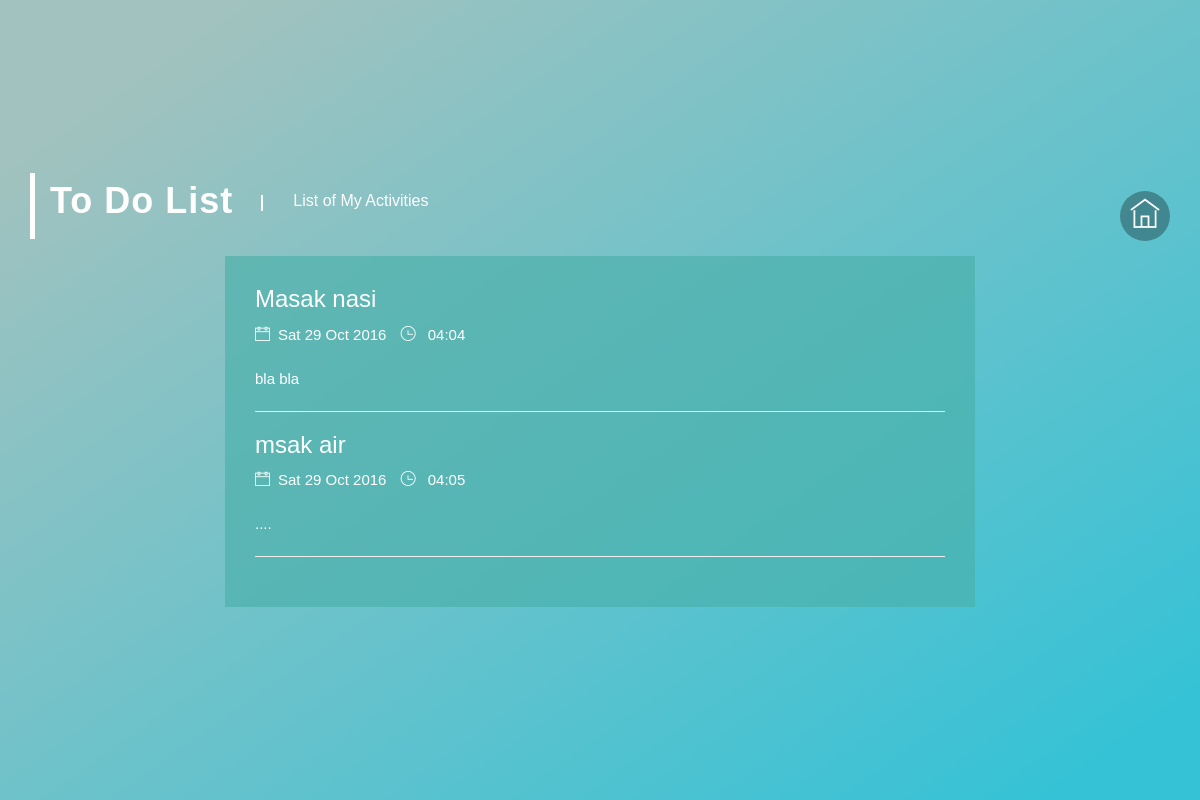
The page /todo/ on the database as committed earlier.
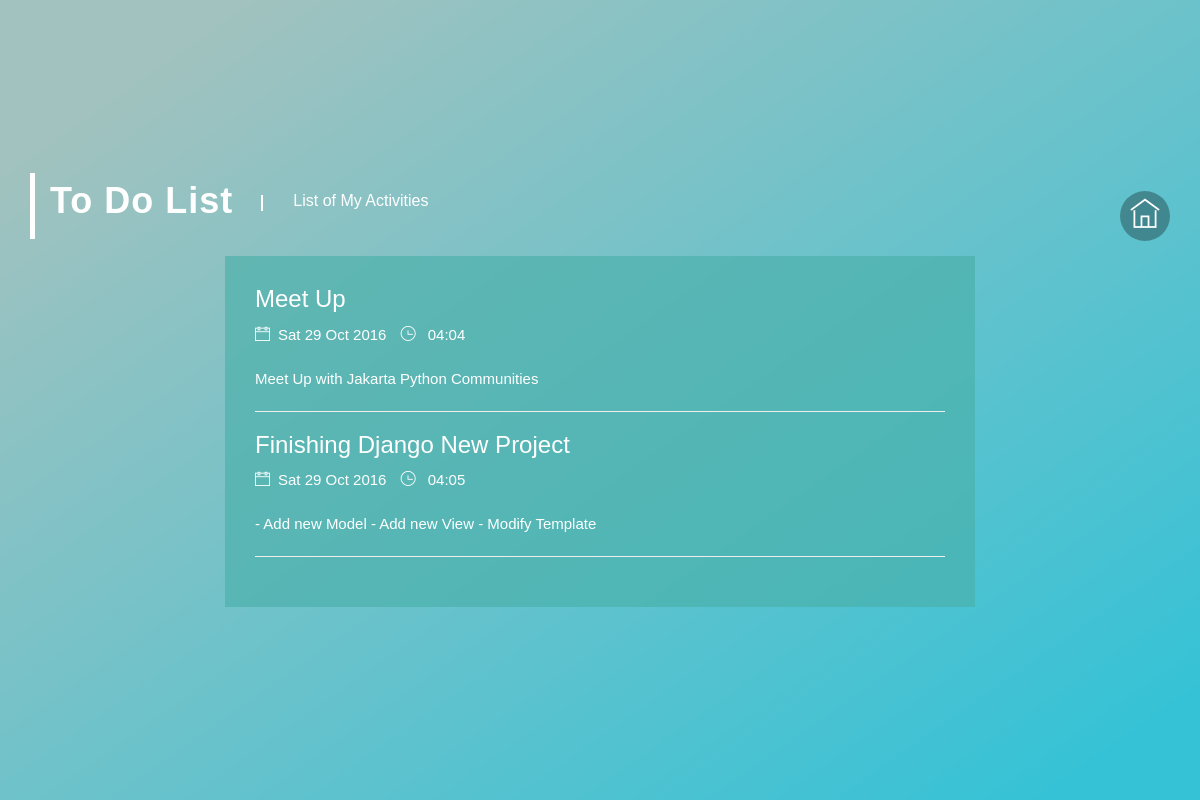
The same page on the database as committed later.
### todo/models.py (models this page shows, shortened)
class Todo(models.Model):
    name = models.CharField(max_length=100, unique=True)
    description = models.TextField()
    created_date = models.DateTimeField(default=timezone.now)

### todo/views.py (the view)
def todo_views(request):
    todo = Todo.objects.all()
    return render(request, 'todo/home.html', {'todo':todo})

### templates/todo/home.html
{% extends 'todo/base.html' %}
{% block content %}
	<div class="col-xs-12">
		<div class="section-title">
			<h1>To Do List</h1>
			<p>List of My Activities</p>
			<a href="/" class="title-link"><i class="ti-home"></i></a>
		</div>
	</div>
	<div class="blog-wrapper col-lg-8 col-lg-offset-2 col-md-10 col-md-offset-1 col-xs-12">
		<div class="single-blog">
			<div class="single-blog-content">
				{% for do in todo %}
				<h3>{{ do.name }}</h3>
				<span class="do"><i class="to-do ti-calendar"></i>{{ do.created_date|date:"D d M Y" }}</span>
				<span class="do"><i class="to-do ti-time"></i> {{ do.created_date |time:"H:i"}}</span>
				<p class="do">{{ do.description }}</p>
				<hr />
		{% endfor %}
			</div>
		</div>
	</div>
{% endblock content %}

### templates/todo/base.html (shortened to what this page needs)
<!doctype html>
{% load staticfiles %}
<html class="no-js" lang="en-US">
<head>
	<link rel="stylesheet" href="{% static 'css/bootstrap.min.css'%}">
	<link rel="stylesheet" href="{% static 'css/font-awesome.min.css'%}">
	<link rel="stylesheet" href="{% static 'css/themify-icons.css'%}">
	<link rel="stylesheet" href="{% static 'css/magnific-popup.css'%}">
	<link rel="stylesheet" href="{% static 'css/owl.carousel.css'%}">
	<link rel="stylesheet" href="{% static 'css/kenburnsy.min.css'%}">
	<link rel="stylesheet" href="{% static 'css/perfect-scrollbar.min.css'%}">
	<link rel="stylesheet" href="{% static 'css/animate.min.css'%}">
	<link rel="stylesheet" href="{% static 'css/style.css'%}">
	<link rel="stylesheet" href="{% static 'css/responsive.css'%}">
	<link href="{% static 'css/side.css'%}" rel="stylesheet">
</head>
<body class="yay-hide">
<div class="main-container fix"><div class="overlay blog-overlay"></div></div>
<div id="{% block div_id %}{% endblock %}" class="blog-page page">
	<div class="table">
		<div class="table-cell">
			<div class="content-wrap">
				<div class="container container-fluid">
					<div class="page-wrapper row">
							{% block content %}
							{% endblock %}
						</div>
					</div>
				</div>
			</div>
		</div>
		</div>
</body>
</html>

### static/css/style.css (style rules this page uses)
* { margin:0;padding:0; }
html, body { color: #fff; font-size: 15px; font-weight: 400; font-family: 'Open-sans', sans-serif; height: 100%; line-height: 24px; -webkit-font-smoothing: antialiased; width: 100%; }
h1, h2, h3, h4, h5, h6 { margin: 0 0 10px; }
*::before, *::after, i, span, a, button, button.button, img, input, .owl-nav > div { -webkit-transition: all 0.3s ease 0s; -moz-transition: all 0.3s ease 0s; transition: all 0.3s ease 0s; }
a { color: #fff; }
a, a:hover { text-decoration: none; }
.fix { overflow:hidden; }
.main-container { background: linear-gradient(325deg,#1cbaeb 7%,#FFBABA 90%) ; -webkit-background-size: cover ; background-size: cover ; height: 100%; }
.overlay { height: 100%; opacity: 0.85; width: 100%; -webkit-transition: background 1s ease 0s; -moz-transition: background 1s ease 0s; transition: background 1s ease 0s; }
.blog-overlay { background: rgba(78, 202, 196, 0.62); }
.section, .page { bottom: 0; height: 100%; left: 0; opacity: 0; overflow: auto; position: fixed; right: 0; top: 0; -webkit-transition: all 1s ease 0s; -moz-transition: all 1s ease 0s; transition: all 1s ease 0s; z-index: 99; }
.section.active, .page { opacity: 1; z-index: 999; }
.table, .table-cell { display: table; height: 100%; margin: 0; width: 100%; }
.table-cell { display: table-cell; vertical-align: middle; }
.section-wrapper, .page-wrapper { padding-bottom: 100px; padding-top: 100px; }
.section-title { border-left: 5px solid #fff; display: block; float: left; margin-bottom: 17px; padding: 10px 15px; position: relative; width: 100%; }
.section-title h1 { float: left; font-size: 36px; font-weight: 800; letter-spacing: 1px; line-height: 36px; margin-bottom: 0; margin-right: 30px; padding-right: 30px; position: relative; }
.section-title h1::before { background: #fff none repeat scroll 0 0; content: ""; height: 16px; position: absolute; right: 0; top: 12px; width: 2px; }
.section-title p { float: left; font-size: 16px; font-weight: 500; line-height: 36px; }
.title-link { background-color: rgba(0, 0, 0, 0.3); font-size: 30px; font-weight: 600; line-height: 50px; margin-top: -15px; padding: 0 10px; position: absolute; right: 0; text-transform: uppercase; top: 50%; border-radius:50%; }
.single-blog-content { margin-bottom: 20px; padding: 30px; padding-left: 30px; padding-right: 30px; background-color: rgba(74, 176, 169, 0.65); }
.single-blog-content p { margin-bottom: 15px; }
i.to-do { margin-right: 8px; }
span.do { margin-right: 10px; }
p.do { margin-top: 20px; }

### static/css/side.css (style rules this page uses)
body { position:relative }

Rows that differ between the two databases and show on the page:
changed Todo: name "Masak nasi" → "Meet Up"; description "bla bla" → "Meet Up with Jakarta Python Communities"
changed Todo: name "msak air" → "Finishing Django New Project"; description "...." → "- Add new Model - Add new View - Modify Template"
